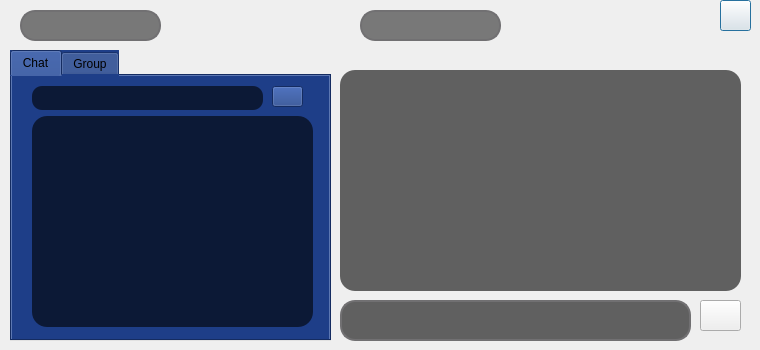
<?xml version="1.0" encoding="UTF-8"?>
<ui version="4.0">
 <class>page</class>
 <widget class="QDialog" name="page">
  <property name="geometry">
   <rect>
    <x>0</x>
    <y>0</y>
    <width>760</width>
    <height>350</height>
   </rect>
  </property>
  <property name="minimumSize">
   <size>
    <width>760</width>
    <height>350</height>
   </size>
  </property>
  <property name="maximumSize">
   <size>
    <width>760</width>
    <height>350</height>
   </size>
  </property>
  <property name="windowTitle">
   <string>Dialog</string>
  </property>
  <widget class="QLabel" name="label">
   <property name="geometry">
    <rect>
     <x>0</x>
     <y>0</y>
     <width>760</width>
     <height>350</height>
    </rect>
   </property>
   <property name="minimumSize">
    <size>
     <width>760</width>
     <height>350</height>
    </size>
   </property>
   <property name="maximumSize">
    <size>
     <width>760</width>
     <height>350</height>
    </size>
   </property>
   <property name="styleSheet">
    <string notr="true">border-image: url(:/ground/EDDA90A6-6D3A-4E23-9EBE-DBE8716AA232.jpeg);</string>
   </property>
   <property name="text">
    <string/>
   </property>
  </widget>
  <widget class="QLabel" name="label_2">
   <property name="geometry">
    <rect>
     <x>360</x>
     <y>10</y>
     <width>141</width>
     <height>31</height>
    </rect>
   </property>
   <property name="styleSheet">
    <string notr="true">border-radius:15px;
background-color:rgba(0,0,0,0.5);
border: 2px solid #717072;;
font: 700 12pt &quot;Segoe UI&quot;;
</string>
   </property>
   <property name="text">
    <string/>
   </property>
  </widget>
  <widget class="QListWidget" name="listWidget">
   <property name="geometry">
    <rect>
     <x>340</x>
     <y>70</y>
     <width>401</width>
     <height>221</height>
    </rect>
   </property>
   <property name="styleSheet">
    <string notr="true">QListWidget{
background-color: rgba(0,0,0,0.6);
border-radius:15px;
}
</string>
   </property>
  </widget>
  <widget class="QPushButton" name="pushButton">
   <property name="geometry">
    <rect>
     <x>720</x>
     <y>0</y>
     <width>31</width>
     <height>31</height>
    </rect>
   </property>
   <property name="styleSheet">
    <string notr="true">border-image: url(:/exit/6276642.png);</string>
   </property>
   <property name="text">
    <string/>
   </property>
  </widget>
  <widget class="QPushButton" name="pushButton_2">
   <property name="geometry">
    <rect>
     <x>700</x>
     <y>300</y>
     <width>41</width>
     <height>31</height>
    </rect>
   </property>
   <property name="styleSheet">
    <string notr="true">border-image: url(:/send/4980390.png);</string>
   </property>
   <property name="text">
    <string/>
   </property>
  </widget>
  <widget class="QTextEdit" name="textEdit">
   <property name="geometry">
    <rect>
     <x>340</x>
     <y>300</y>
     <width>351</width>
     <height>41</height>
    </rect>
   </property>
   <property name="styleSheet">
    <string notr="true">color:white;
border-radius:15px;
border: 2px solid #717072;;
background-color:rgba(0,0,0,0.6)</string>
   </property>
  </widget>
  <widget class="QTabWidget" name="tabWidget">
   <property name="geometry">
    <rect>
     <x>10</x>
     <y>50</y>
     <width>321</width>
     <height>291</height>
    </rect>
   </property>
   <property name="styleSheet">
    <string notr="true">background-color: rgb(30, 62, 136);</string>
   </property>
   <property name="currentIndex">
    <number>0</number>
   </property>
   <widget class="QWidget" name="tab">
    <attribute name="title">
     <string>Chat</string>
    </attribute>
    <widget class="QLineEdit" name="lineEdit">
     <property name="geometry">
      <rect>
       <x>20</x>
       <y>10</y>
       <width>231</width>
       <height>24</height>
      </rect>
     </property>
     <property name="styleSheet">
      <string notr="true">border-rAdius:10px;
background-color: rgba(0,0,0,0.6);
</string>
     </property>
    </widget>
    <widget class="QListWidget" name="listWidget_2">
     <property name="geometry">
      <rect>
       <x>20</x>
       <y>40</y>
       <width>281</width>
       <height>211</height>
      </rect>
     </property>
     <property name="styleSheet">
      <string notr="true">background-color: rgba(0,0,0,0.6);
border-radius:15px;
font: 700 18pt &quot;Segoe UI&quot;;
color: rgb(255, 255, 255);</string>
     </property>
    </widget>
    <widget class="QPushButton" name="pushButton_3">
     <property name="geometry">
      <rect>
       <x>260</x>
       <y>10</y>
       <width>31</width>
       <height>21</height>
      </rect>
     </property>
     <property name="styleSheet">
      <string notr="true">border-image: url(:/search/search-icon.png);</string>
     </property>
     <property name="text">
      <string/>
     </property>
    </widget>
   </widget>
   <widget class="QWidget" name="tab_2">
    <attribute name="title">
     <string>Group</string>
    </attribute>
   </widget>
  </widget>
  <widget class="QLabel" name="label_3">
   <property name="geometry">
    <rect>
     <x>20</x>
     <y>10</y>
     <width>141</width>
     <height>31</height>
    </rect>
   </property>
   <property name="styleSheet">
    <string notr="true">border-radius:15px;
background-color:rgba(0,0,0,0.5);
border: 2px solid #717072;;
font: 700 12pt &quot;Segoe UI&quot;;
</string>
   </property>
   <property name="text">
    <string/>
   </property>
  </widget>
 </widget>
 <resources/>
 <connections/>
</ui>
